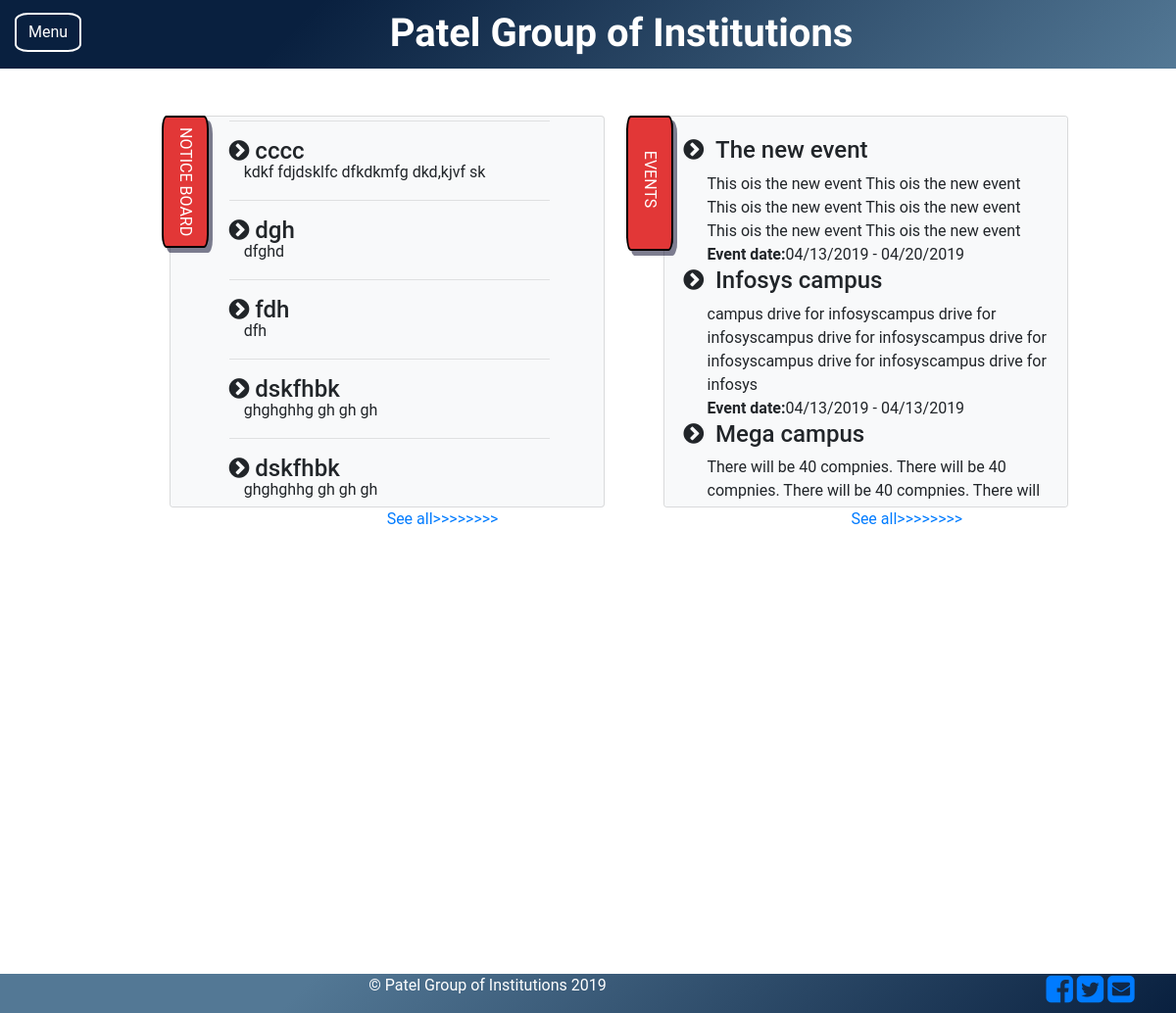
The page / on the database its author committed.
### tables this page shows
CREATE TABLE `notification` (
  `id` int(10) NOT NULL,
  `topic` varchar(100) NOT NULL,
  `details` varchar(1000) NOT NULL,
  `status` enum('active','disable') NOT NULL DEFAULT 'active',
  `post_by` varchar(50) DEFAULT NULL,
  `date_time` timestamp NOT NULL DEFAULT CURRENT_TIMESTAMP ON UPDATE CURRENT_TIMESTAMP
);

CREATE TABLE `events` (
  `id` int(10) NOT NULL,
  `topic` varchar(100) NOT NULL,
  `details` varchar(1000) NOT NULL,
  `event_range` varchar(50) NOT NULL,
  `post_by` varchar(50) NOT NULL,
  `date_time` datetime NOT NULL DEFAULT CURRENT_TIMESTAMP
);

### lib/functions-php.php (called while the page is built)
<?php
	function all_notifications($dbhandle){
		$query = "SELECT * FROM notification ORDER BY date_time DESC";
		$result = mysqli_query($dbhandle, $query);
		return $result;
	}
	function all_events($dbhandle){
		$query = "SELECT * FROM events ORDER BY event_range DESC";
		$result = mysqli_query($dbhandle, $query);
		return $result;
	}
?>

### index.php (the view, shortened to what this page needs)
<?php
	include 'admin/dbconfig/dbconnect.php';
	include 'lib/functions-php.php';
	$notification = all_notifications($dbhandle);
	$events = all_events($dbhandle);
?>
<!DOCTYPE html>
<html>
<head>
		<link href="https://stackpath.bootstrapcdn.com/bootstrap/4.3.1/css/bootstrap.min.css" rel="stylesheet">
		<link href="https://stackpath.bootstrapcdn.com/font-awesome/4.7.0/css/font-awesome.min.css" rel="stylesheet">
		<link rel="stylesheet" type="text/css" href="assets/css/sidebar.css">
		<link rel="stylesheet" type="text/css" href="assets/css/style.css">
</head>
<body>
	<?php
	include_once'statics/header.php';
	?>
		<div class="container-fluid">
		    <div class="row">
		    	<div class="col-12 title-topbar">
		    		<a href="#menu-toggle" class="btn text-white pull-left" id="menu-toggle">
        			<span id="menuHide">Menu</span>
        			</a>
		    		<?php
					include_once'statics/topbar.php';
					?>
		    	</div>
		    </div>
			<div class="row ml-5 ">
				<div class="col-sm-5 my-5 offset-sm-1">
							<div style="position: relative;">
								<div class="vertical-text">Notice Board</div>
							</div>
					<div class="card-body bg-light card-notification-homepage scroll">
						<div class="notice-list">
						  <ol class="notice-ol">
							<?php
								if ($notification){
									while ($row=mysqli_fetch_assoc($notification)){
										if ($row['status']=='active') {
											echo '
											    <li class="notice-li">
											    	<h4 class="notice-span">
											    		<i class="fa fa-chevron-circle-right" aria-hidden="true"></i> '.$row['topic'].'
											    	</h4>
											    	<br>
											    	<p class="notice-p">' . $row['details'] . '</p>
											    </li>
						    					<hr class="."hr-scroll".">';
						    			}
									}
								}else{
									echo "<h4>No Notification to show.</h4>";
								}
							?>
						  </ol>
						</div>
					</div>
					<div class="box-click-here">
						<a href="notifications.php"><p>See all>>>>>>>></p></a>
					</div>
				</div>
				<div class="col-sm-5 my-5">
							<div style="position: relative;">
								<div class="vertical-text">&nbsp;&nbsp;&nbsp;&nbsp;&nbsp;&nbsp;Events &nbsp;&nbsp;&nbsp;&nbsp;&nbsp;&nbsp;&nbsp;</div>
							</div>
					<div class="card card-body bg-light event-homepage scrollbar" id="style-scroll">
							<?php
								if ($events){
									while ($row=mysqli_fetch_assoc($events)){
											echo '<h4> <i class="fa fa-chevron-circle-right" aria-hidden="true"></i> &nbsp;'.$row['topic'].'</h4>
													<div class="ml-4">' . $row['details'] . '
														<br><b>Event date:</b>' . $row['event_range'] . '
													</div>';
									}
								}else{
									echo "<h4>No Events to show.</h4>";
								}
							?>
					</div>
					<div class="box-click-here-events">
						<a href="events.php"><p>See all>>>>>>>></p></a>
					</div>
				</div>
			</div>
		</div>
				<?php include_once'statics/footer.php'; ?>
</body>
</html>

### assets/css/sidebar.css (style rules this page uses)
#wrapper #menu-toggle { margin-top: 13px; border: 2px solid #fff; border-radius: 20%; }

### assets/css/style.css (style rules this page uses)
body { font-family: 'Roboto', sans-serif; }
.card-notification-homepage { height: 400px; overflow:auto; }
.event-homepage { overflow-y: scroll; height: 400px; margin-left: 30px; }
.scroll-wrap,.scroll { height:400px; overflow-y:scroll; margin:0 ; position:relative }
.box-click-here { margin-left: 50%; }
.box-click-here-events { margin-left: 50%; }
.notice-ol { list-style-type: none; }
.notice-li { position: relative; font: bold italic ; margin-bottom: 12px; }
.notice-p { padding-left: 15px; }
.notice-span { position: absolute; }
.vertical-text { background: #E23737; color: #fff; margin-left: 40px; padding: 10px; border: 2px solid #000; border-radius: 10%; text-transform: uppercase; float: left; position: absolute; z-index: 100; box-shadow: 5px -4px 0px rgba(0, 0, 36, 0.5); -moz-transform: rotate(90deg); -webkit-transform: rotate(90deg); transform: rotate(90deg); -ms-transform-origin: left top 0; -moz-transform-origin: left top 0; -webkit-transform-origin: left top 0; transform-origin: left top 0; text-transform: 1px 1px 0px rgba(0, 0, 0, 0.5); }
.title-topbar { background-color: #537895; background-image: linear-gradient(315deg, #537895 0%, #09203f 74%); color: white; height: 70px; }

### rows shown on the page
notification: topic "cccc", details "kdkf fdjdsklfc dfkdkmfg dkd,kjvf sk"
notification: topic "dgh", details "dfghd"
notification: topic "fdh", details "dfh"
notification: topic "dskfhbk", details "ghghghhg gh gh gh"
notification: topic "dskfhbk", details "ghghghhg gh gh gh"
events: topic "The new event", details "This ois the new event This ois the new event This ois the new event This ois the new event This ois the new event This ois the new event", event_range "04/13/2019 - 04/20/2019"
events: topic "Infosys campus", details "campus drive for infosyscampus drive for infosyscampus drive for infosyscampus drive for infosyscampus drive for infosyscampus drive for infosys", event_range "04/13/2019 - 04/13/2019"
events: topic "Mega campus", details "There will be 40 compnies. There will be 40 compnies. There will be 40 compnies. There will…"
